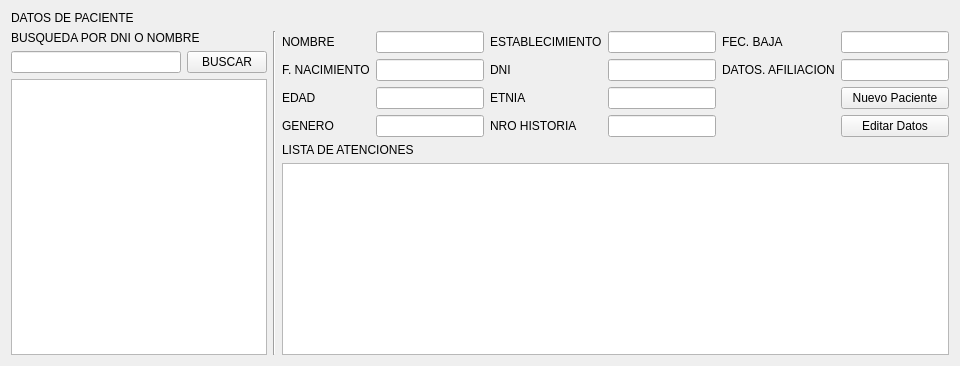
     <widget class="QWidget" name="tab">
      <attribute name="icon">
       <iconset resource="../resource.qrc">
        <normaloff>:/Icons/1354339037_adsense_for_search.png</normaloff>:/Icons/1354339037_adsense_for_search.png</iconset>
      </attribute>
      <attribute name="title">
       <string>BUSQUEDA DE PACIENTES</string>
      </attribute>
      <layout class="QGridLayout" name="gridLayout_10">
       <item row="0" column="0">
        <layout class="QVBoxLayout" name="verticalLayout_4">
         <item>
          <widget class="QLabel" name="label_43">
           <property name="text">
            <string>DATOS DE PACIENTE</string>
           </property>
          </widget>
         </item>
         <item>
          <layout class="QHBoxLayout" name="horizontalLayout_2">
           <item>
            <layout class="QVBoxLayout" name="verticalLayout_2" stretch="0,0,400">
             <property name="sizeConstraint">
              <enum>QLayout::SetDefaultConstraint</enum>
             </property>
             <property name="leftMargin">
              <number>0</number>
             </property>
             <property name="rightMargin">
              <number>0</number>
             </property>
             <item>
              <widget class="QLabel" name="label">
               <property name="maximumSize">
                <size>
                 <width>200</width>
                 <height>16777215</height>
                </size>
               </property>
               <property name="text">
                <string>BUSQUEDA POR DNI O NOMBRE</string>
               </property>
              </widget>
             </item>
             <item>
              <layout class="QHBoxLayout" name="horizontalLayout">
               <item>
                <widget class="QLineEdit" name="lineEdit_search_dni">
                 <property name="maximumSize">
                  <size>
                   <width>200</width>
                   <height>300</height>
                  </size>
                 </property>
                </widget>
               </item>
               <item>
                <widget class="QPushButton" name="pushButton_search">
                 <property name="maximumSize">
                  <size>
                   <width>200</width>
                   <height>16777215</height>
                  </size>
                 </property>
                 <property name="text">
                  <string>BUSCAR</string>
                 </property>
                 <property name="icon">
                  <iconset resource="../resource.qrc">
                   <normaloff>:/Icons/search_64.png</normaloff>:/Icons/search_64.png</iconset>
                 </property>
                 <property name="iconSize">
                  <size>
                   <width>20</width>
                   <height>20</height>
                  </size>
                 </property>
                </widget>
               </item>
              </layout>
             </item>
             <item>
              <widget class="QTableView" name="tableView_result_search">
               <property name="maximumSize">
                <size>
                 <width>400</width>
                 <height>16777215</height>
                </size>
               </property>
               <property name="tabletTracking">
                <bool>false</bool>
               </property>
               <attribute name="horizontalHeaderStretchLastSection">
                <bool>true</bool>
               </attribute>
               <attribute name="verticalHeaderCascadingSectionResizes">
                <bool>true</bool>
               </attribute>
               <attribute name="verticalHeaderMinimumSectionSize">
                <number>80</number>
               </attribute>
               <attribute name="verticalHeaderStretchLastSection">
                <bool>true</bool>
               </attribute>
              </widget>
             </item>
            </layout>
           </item>
           <item>
            <widget class="Line" name="line">
             <property name="orientation">
              <enum>Qt::Vertical</enum>
             </property>
            </widget>
           </item>
           <item>
            <layout class="QVBoxLayout" name="verticalLayout_3">
             <item>
              <layout class="QGridLayout" name="gridLayout_7">
               <item row="0" column="0">
                <widget class="QLabel" name="label_44">
                 <property name="text">
                  <string>NOMBRE</string>
                 </property>
                </widget>
               </item>
               <item row="0" column="1">
                <widget class="QLineEdit" name="lineEdit_s_nombres"/>
               </item>
               <item row="0" column="3">
                <widget class="QLineEdit" name="lineEdit_s_establecimiento"/>
               </item>
               <item row="0" column="2">
                <widget class="QLabel" name="label_36">
                 <property name="text">
                  <string>ESTABLECIMIENTO</string>
                 </property>
                </widget>
               </item>
               <item row="1" column="0">
                <widget class="QLabel" name="label_38">
                 <property name="text">
                  <string>F. NACIMIENTO</string>
                 </property>
                </widget>
               </item>
               <item row="1" column="1">
                <widget class="QLineEdit" name="lineEdit_s_fnacimiento"/>
               </item>
               <item row="2" column="0">
                <widget class="QLabel" name="label_49">
                 <property name="text">
                  <string>EDAD</string>
                 </property>
                </widget>
               </item>
               <item row="2" column="1">
                <widget class="QLineEdit" name="lineEdit_s_edad"/>
               </item>
               <item row="3" column="0">
                <widget class="QLabel" name="label_45">
                 <property name="text">
                  <string>GENERO</string>
                 </property>
                </widget>
               </item>
               <item row="3" column="1">
                <widget class="QLineEdit" name="lineEdit_s_genero"/>
               </item>
               <item row="2" column="2">
                <widget class="QLabel" name="label_41">
                 <property name="text">
                  <string>ETNIA</string>
                 </property>
                </widget>
               </item>
               <item row="2" column="3">
                <widget class="QLineEdit" name="lineEdit_s_etnia"/>
               </item>
               <item row="3" column="2">
                <widget class="QLabel" name="label_46">
                 <property name="text">
                  <string>NRO HISTORIA</string>
                 </property>
                </widget>
               </item>
               <item row="3" column="3">
                <widget class="QLineEdit" name="lineEdit_s_nrohistoria"/>
               </item>
               <item row="0" column="4">
                <widget class="QLabel" name="label_37">
                 <property name="text">
                  <string>FEC. BAJA</string>
                 </property>
                </widget>
               </item>
               <item row="0" column="5">
                <widget class="QLineEdit" name="lineEdit_s_fecbaja"/>
               </item>
               <item row="3" column="5">
                <widget class="QPushButton" name="pushButton_edit_data">
                 <property name="text">
                  <string>Editar Datos</string>
                 </property>
                </widget>
               </item>
               <item row="2" column="5">
                <widget class="QPushButton" name="pushButton_nuevo_paciente">
                 <property name="text">
                  <string>Nuevo Paciente</string>
                 </property>
                </widget>
               </item>
               <item row="1" column="5">
                <widget class="QLineEdit" name="lineEdit_s_datos_afil"/>
               </item>
               <item row="1" column="4">
                <widget class="QLabel" name="label_42">
                 <property name="text">
                  <string>DATOS. AFILIACION</string>
                 </property>
                </widget>
               </item>
               <item row="1" column="2">
                <widget class="QLabel" name="label_39">
                 <property name="text">
                  <string>DNI</string>
                 </property>
                </widget>
               </item>
               <item row="1" column="3">
                <widget class="QLineEdit" name="lineEdit_dni"/>
               </item>
              </layout>
             </item>
             <item>
              <widget class="QLabel" name="label_35">
               <property name="text">
                <string>LISTA DE ATENCIONES</string>
               </property>
              </widget>
             </item>
             <item>
              <widget class="QTableView" name="tableView_result_atenciones"/>
             </item>
            </layout>
           </item>
          </layout>
         </item>
        </layout>
       </item>
      </layout>
     </widget>
